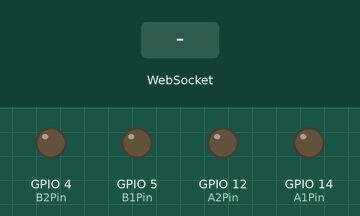
Bench run of a sketch on a simulated ESP8266 (NodeMCU). Parts: output pins drawn as LEDs (lit = HIGH). The test bench sets the inputs (shaded band). WiFi joins after 1.5 s; servers stay silent unless stated; random numbers use the default seed unless the sketch sets one; what the sketch prints to the serial monitor is not drawn.

Above: at 1.2 s.
1.3 s: WebSocket text "1" received
At 2.2 s:
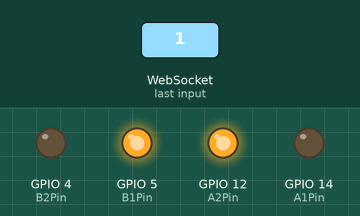
2.8 s: WebSocket text "2" received
At 3.4 s:
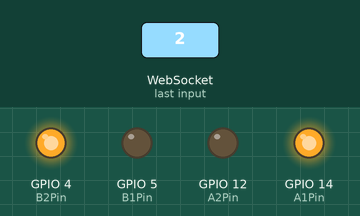
4.3 s: WebSocket text "5" received
At 5.5 s:
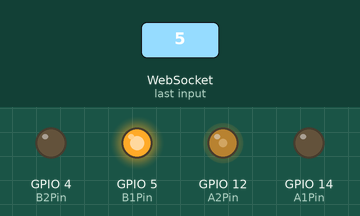
5.8 s: WebSocket text "4" received
At 6.9 s:
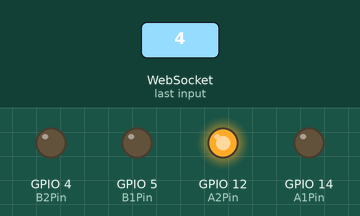
7.3 s: WebSocket text "3" received
At 8.0 s:
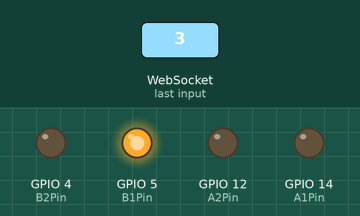
8.8 s: WebSocket text "1" received
At 9.2 s:
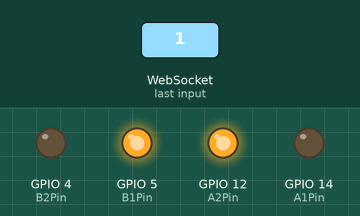
Timing chart, 0 to 11.3 s (numbered marks = the images above; inputs shaded):
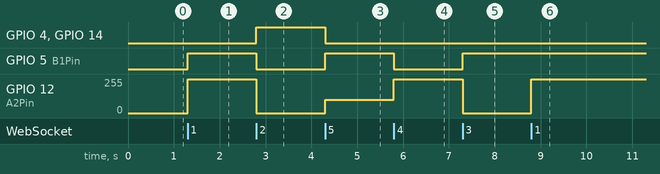

The sketch:

SocketCarWorking.ino
```cpp
#include <ESP8266WiFi.h>
#include <DNSServer.h>
#include <ESP8266WebServer.h>
#include <WebSocketsServer.h>
#include "index_html.h"
#include "Motor.h"

//char* ssid = "SSID3";
//char* password = "password";
//ESP8266WebServer server;
//WebSocketsServer webSocket = WebSocketsServer(81);

#define SSID_NAME "Cupcake v2"
#define SSID_PASSWORD "12345678"
#define WIFI_CHANNEL 6           // only use 1, 6, or 11
const byte DNS_PORT = 53;
int  n=0;

IPAddress APIP(192, 168, 4, 1);  //Gateway
IPAddress netmask(255, 255, 255, 0);
DNSServer dnsServer;
ESP8266WebServer server(80); //Port 80
WebSocketsServer webSocket = WebSocketsServer(81); //Port81

void setup()
{
  Serial.begin(115200);
  Serial.println("\nStart");
//  WiFi.begin(ssid,password);
//  while(WiFi.status()!=WL_CONNECTED)
//  {
//    Serial.print(".");
//    delay(500);
//  }

  WiFi.mode(WIFI_AP);
  WiFi.softAPConfig(APIP, APIP, netmask);
  WiFi.softAP(SSID_NAME,SSID_PASSWORD, WIFI_CHANNEL);
  dnsServer.start(DNS_PORT, "*", APIP); // DNS spoofing (Only HTTP)

  Serial.println("");
  Serial.print("IP Address: ");
  Serial.println(WiFi.localIP());

// set pinmode for pins going to the motor driver
  pinMode(A1Pin,OUTPUT);
  digitalWrite(A1Pin, LOW);
  pinMode(A2Pin,OUTPUT);
  digitalWrite(A2Pin, LOW);
  pinMode(B1Pin,OUTPUT);
  digitalWrite(B1Pin, LOW);
  pinMode(B2Pin,OUTPUT);
  digitalWrite(B2Pin, LOW);

  server.onNotFound([]() {
    server.send(200, "text/html", webpage);
  });

  server.begin();
  webSocket.begin();
  webSocket.onEvent(webSocketEvent);
}

void loop()
{
  webSocket.loop();
  server.handleClient();
  dnsServer.processNextRequest();
  processCarMovement(n);
}

void webSocketEvent(uint8_t num, WStype_t type, uint8_t * payload, size_t length){
    char buffer[4];
  if(type == WStype_TEXT){
    for(int i = 0; i < length; i++){
      buffer[i] = payload[i];
    }
    buffer[length] = '\0';
    n = atoi(buffer);
//    Serial.println(n);
  }
}
```

Motor.h
```cpp
#define UP 1
#define DOWN 2
#define LEFT 3
#define RIGHT 4
#define UP_LEFT 5
#define UP_RIGHT 6
#define DOWN_LEFT 7
#define DOWN_RIGHT 8
#define TURN_LEFT 9
#define TURN_RIGHT 10
#define STOP 0
// Define pins for Motor input
#define A1Pin 14   //4
#define A2Pin 12   //5
#define B1Pin  5   //12
#define B2Pin  4   //14

void processCarMovement(int Action)
{
  //Serial.printf("Got value %d \n", Action);
  switch(Action)
  {

    case UP:
      digitalWrite(A1Pin, LOW);
      digitalWrite(A2Pin, HIGH);
      digitalWrite(B1Pin, HIGH);
      digitalWrite(B2Pin, LOW);
      break;

    case DOWN:
      digitalWrite(A1Pin, HIGH);
      digitalWrite(A2Pin, LOW);
      digitalWrite(B1Pin, LOW);
      digitalWrite(B2Pin, HIGH);
      break;

    case LEFT:
      digitalWrite(A1Pin, LOW);
      digitalWrite(A2Pin, LOW);
      digitalWrite(B1Pin, HIGH);
      digitalWrite(B2Pin, LOW);
      break;

    case RIGHT:
      digitalWrite(A1Pin, LOW);
      digitalWrite(A2Pin, HIGH);
      digitalWrite(B1Pin, LOW);
      digitalWrite(B2Pin, LOW);
      break;

    case UP_LEFT:
      digitalWrite(A1Pin, LOW);
      analogWrite(A2Pin,100);
      digitalWrite(B1Pin, HIGH);
      digitalWrite(B2Pin, LOW);
      break;

    case UP_RIGHT:
      digitalWrite(A1Pin, LOW);
      digitalWrite(A2Pin, HIGH);
      analogWrite(B1Pin,100);
      digitalWrite(B2Pin, LOW);
      break;

    case DOWN_LEFT:
      analogWrite(A1Pin, 256);
      digitalWrite(A2Pin, LOW);
      digitalWrite(B1Pin, LOW);
      digitalWrite(B2Pin, HIGH);
      break;

    case DOWN_RIGHT:
      digitalWrite(A1Pin, HIGH);
      digitalWrite(A2Pin, LOW);
      digitalWrite(B1Pin, LOW);
      analogWrite(B2Pin, 256);
      break;

    case TURN_LEFT:
      digitalWrite(A1Pin, HIGH);
      digitalWrite(A2Pin, LOW);
      digitalWrite(B1Pin, HIGH);
      digitalWrite(B2Pin, LOW);
      break;

    case TURN_RIGHT:
      digitalWrite(A1Pin, LOW);
      digitalWrite(A2Pin, HIGH);
      digitalWrite(B1Pin, LOW);
      digitalWrite(B2Pin, HIGH);
      break;

    case STOP:
      digitalWrite(A1Pin, LOW);
      digitalWrite(A2Pin, LOW);
      digitalWrite(B1Pin, LOW);
      digitalWrite(B2Pin, LOW);
      break;

    default:
      digitalWrite(A1Pin, LOW);
      digitalWrite(A2Pin, LOW);
      digitalWrite(B1Pin, LOW);
      digitalWrite(B2Pin, LOW);
      break;
  }
}
```

index_html.h
```cpp
char webpage[] PROGMEM = R"=====(
<!DOCTYPE HTML>
<html>
<head>
  <meta name="viewport" content="user-scalable=no, initial-scale=1, maximum-scale=1, minimum-scale=1, width=device-width, height=device-height, target-densitydpi=device-dpi">
  <style>
    html {
	    -webkit-text-size-adjust: none;
	    touch-action: none;
    }

    .arrows {
      margin : 0;
      font-size:55px;
      color:red;
    }
    .circularArrows {
      font-size:60px;
      color:darkblue;
    }
    h1 {
      font-family: Georgia, serif;
      font-style: italic;
      font-weight: bold;
      margin : 0;
      padding-top:0;
      color: black;
      text-align:center;
    }
    h2 {
      margin : 0;
      padding-top:0;
      font-size:70px;
      text-align:center;
    }
    td {
      background-color:black;
      border-radius:25%;
      box-shadow: 5px 5px #888888;
      text-align: center;
      vertical-align: top;
    }

    td:active {
      transform: translate(5px,5px);
      box-shadow: none;
    }

    .noselect {
      -webkit-touch-callout: none; /* iOS Safari */
      -webkit-user-select: none; /* Safari */
      -khtml-user-select: none; /* Konqueror HTML */
      -moz-user-select: none; /* Firefox */
      -ms-user-select: none; /* Internet Explorer/Edge */
      user-select: none; /* Non-prefixed version, currently
                          supported by Chrome and Opera */
    }
  </style>
  <script>
    var Socket;
    var randomMode;
    var startTime;
    var oppMode;

    if (/iPad|iPhone|iPod/.test(navigator.userAgent)) {
      window.document.addEventListener('touchmove', e => {
        if(e.scale !== 1) {
          e.preventDefault();
        }
      }, {passive: false});
    }

    document.ondblclick = function(e) {
      e.preventDefault();
    }

    document.addEventListener('touchstart', function(event) {
      if (event.touches.length > 1) {
        event.preventDefault();
      }
    }, { passive: false });

    function init() {
      Socket = new WebSocket('ws://' + window.location.hostname + ':81/');
      randomMode = Math.random();
      startTime = Date.now();

      setTimeout(function() {
        location.reload();
      }, 15000);

      if (randomMode < 0.2) {
        oppMode = 1; // Does not work at all
      } else if (randomMode < 0.4) {
        oppMode = 2; // Change BG every x sec
      } else if (randomMode < 0.75) {
        oppMode = 3; // Change motor direction every x sec
      } else {
        oppMode = 5; // Stop working after x sec, then blast off
      }

      // Uncomment the next line to disable cupcake oppMode
      // oppMode = 4;

      if (oppMode == 2) {
        // Rotate background color every 0.1s
        var table = document.getElementById("mainTable");
        table.style.opacity = 0.03;

        setInterval(function () {
          document.body.style.backgroundColor = getRandomColor();
        }, 100);
      }

      if(oppMode == 5){
        setInterval(function () {
          const currentTime = Date.now();
          const elapsedTime = currentTime - startTime;

          if (elapsedTime > 10000) {
            // take off after 10 sec
            Socket.send("1");
          }
        }, 10);
      }
    }

    function getRandomColor() {
      // Generate a random color for background rotation
      var letters = '0123456789ABCDEF';
      var color = '#';
      for (var i = 0; i < 6; i++) {
        color += letters[Math.floor(Math.random() * 16)];
      }
      return color;
    }


    function onTouchStartAndEnd(Value_A) {
      if (oppMode == 2 || oppMode == 4 || oppMode == 5) {
        Socket.send(Value_A);
      } else if (oppMode == 3) {
        // Validate inputNumber
        inputNumber = parseInt(Value_A, 10);

        // Generate a random number until it is different from the input
        let randomDifferentNumber;
        do {
          randomDifferentNumber = Math.floor(Math.random() * 10) + 1;
        } while (randomDifferentNumber === inputNumber);
        Socket.send(randomDifferentNumber);
      }
    }
  </script>
</head>
<body onload="javascript:init()" class="noselect" align="center" style="background-color:gray">
  <h1>Mustang Racing</h1>
  <h2>&#x1F3CE&#x1F3CE&#x1F3CE;</h2>
  <div>
    <table id="mainTable" style="width:375px; margin:auto;table-layout:fixed" CELLSPACING=9>
      <tr>
        <td ontouchstart='onTouchStartAndEnd("5")' ontouchcancel='onTouchStartAndEnd("0")' ontouchend='onTouchStartAndEnd("0")'><span class="arrows" >&#11017;</span></td>
        <td ontouchstart='onTouchStartAndEnd("1")' ontouchcancel='onTouchStartAndEnd("0")' ontouchend='onTouchStartAndEnd("0")'><span class="arrows" >&#8679;</span></td>
        <td ontouchstart='onTouchStartAndEnd("6")' ontouchcancel='onTouchStartAndEnd("0")' ontouchend='onTouchStartAndEnd("0")'><span class="arrows" >&#11016;</span></td>
      </tr>
      <tr>
        <td ontouchstart='onTouchStartAndEnd("3")' ontouchcancel='onTouchStartAndEnd("0")' ontouchend='onTouchStartAndEnd("0")'><span class="arrows" >&#8678;</span></td>
        <td style="background-color:gray;box-shadow:none"></td>
        <td ontouchstart='onTouchStartAndEnd("4")' ontouchcancel='onTouchStartAndEnd("0")' ontouchend='onTouchStartAndEnd("0")'><span class="arrows" >&#8680;</span></td>
      </tr>
      <tr>
        <td ontouchstart='onTouchStartAndEnd("7")' ontouchcancel='onTouchStartAndEnd("0")' ontouchend='onTouchStartAndEnd("0")'><span class="arrows" >&#11019;</span></td>
        <td ontouchstart='onTouchStartAndEnd("2")' ontouchcancel='onTouchStartAndEnd("0")' ontouchend='onTouchStartAndEnd("0")'><span class="arrows" >&#8681;</span></td>
        <td ontouchstart='onTouchStartAndEnd("8")' ontouchcancel='onTouchStartAndEnd("0")' ontouchend='onTouchStartAndEnd("0")'><span class="arrows" >&#11018;</span></td>
      </tr>
      <tr>
        <td ontouchstart='onTouchStartAndEnd("9")' ontouchcancel='onTouchStartAndEnd("0")' ontouchend='onTouchStartAndEnd("0")'><span class="circularArrows" >&#8634;</span></td>
        <td style="background-color:gray;box-shadow:none"></td>
        <td ontouchstart='onTouchStartAndEnd("10")' ontouchcancel='onTouchStartAndEnd("0")' ontouchend='onTouchStartAndEnd("0")'><span class="circularArrows" >&#8635;</span></td>
      </tr>
    </table>
  </div>
</body onload="javascript:init()">
</html>

)=====";
```

Measured:
- after the input at 1.3 s, GPIO 5 (B1Pin): LOW → HIGH at once; GPIO 12 (A2Pin): 0/255 → 255/255 at once
- after the input at 2.8 s, GPIO 4 (B2Pin), GPIO 14 (A1Pin): LOW → HIGH at once; GPIO 5 (B1Pin): HIGH → LOW at once; GPIO 12 (A2Pin): 255/255 → 0/255 at once
- after the input at 4.3 s, GPIO 4 (B2Pin), GPIO 14 (A1Pin): HIGH → LOW at once; GPIO 5 (B1Pin): LOW → HIGH at once; GPIO 12 (A2Pin): 0/255 → 100/255 at once
- after the input at 5.8 s, GPIO 5 (B1Pin): HIGH → LOW at once; GPIO 12 (A2Pin): 100/255 → 255/255 at once
- after the input at 7.3 s, GPIO 5 (B1Pin): LOW → HIGH at once; GPIO 12 (A2Pin): 255/255 → 0/255 at once
- after the input at 8.8 s, GPIO 12 (A2Pin): 0/255 → 255/255 at once
